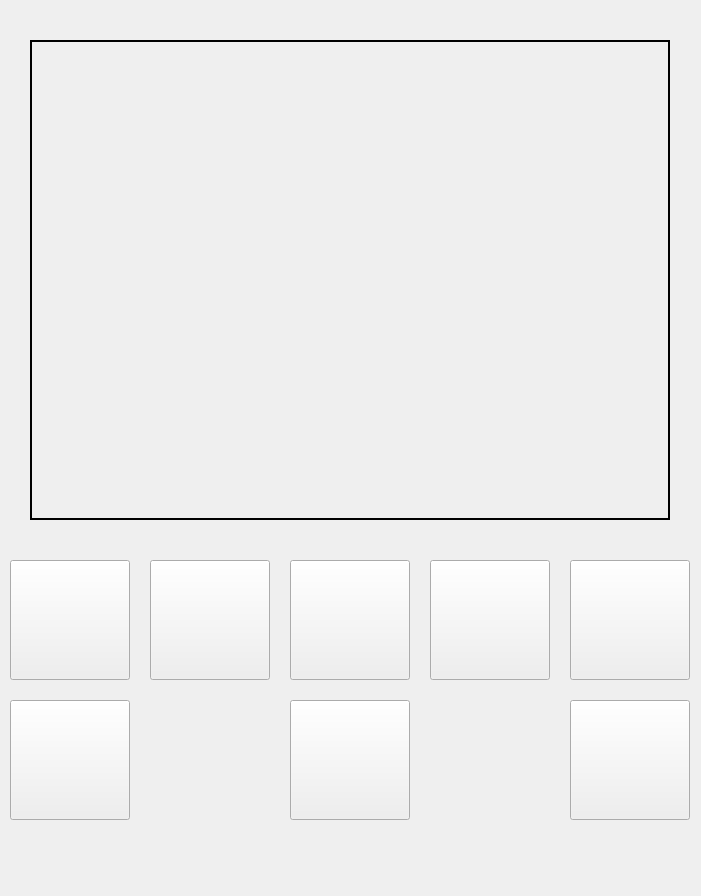
<?xml version="1.0" encoding="UTF-8"?>
<ui version="4.0">
 <class>AppWindow</class>
 <widget class="QMainWindow" name="AppWindow">
  <property name="geometry">
   <rect>
    <x>0</x>
    <y>0</y>
    <width>701</width>
    <height>896</height>
   </rect>
  </property>
  <property name="windowTitle">
   <string>MainWindow</string>
  </property>
  <widget class="QWidget" name="centralwidget">
   <widget class="QPushButton" name="button1">
    <property name="geometry">
     <rect>
      <x>10</x>
      <y>560</y>
      <width>120</width>
      <height>120</height>
     </rect>
    </property>
    <property name="font">
     <font>
      <family>Arial</family>
      <pointsize>11</pointsize>
     </font>
    </property>
    <property name="layoutDirection">
     <enum>Qt::LeftToRight</enum>
    </property>
    <property name="text">
     <string/>
    </property>
    <property name="icon">
     <iconset>
      <normaloff>wc.png</normaloff>wc.png</iconset>
    </property>
    <property name="iconSize">
     <size>
      <width>100</width>
      <height>100</height>
     </size>
    </property>
   </widget>
   <widget class="QPushButton" name="button2">
    <property name="geometry">
     <rect>
      <x>150</x>
      <y>560</y>
      <width>120</width>
      <height>120</height>
     </rect>
    </property>
    <property name="font">
     <font>
      <family>Arial</family>
      <pointsize>11</pointsize>
     </font>
    </property>
    <property name="text">
     <string/>
    </property>
    <property name="icon">
     <iconset>
      <normaloff>food.png</normaloff>food.png</iconset>
    </property>
    <property name="iconSize">
     <size>
      <width>100</width>
      <height>100</height>
     </size>
    </property>
   </widget>
   <widget class="QPushButton" name="button3">
    <property name="geometry">
     <rect>
      <x>290</x>
      <y>560</y>
      <width>120</width>
      <height>120</height>
     </rect>
    </property>
    <property name="font">
     <font>
      <family>Arial</family>
      <pointsize>11</pointsize>
     </font>
    </property>
    <property name="text">
     <string/>
    </property>
    <property name="icon">
     <iconset>
      <normaloff>water.png</normaloff>water.png</iconset>
    </property>
    <property name="iconSize">
     <size>
      <width>100</width>
      <height>100</height>
     </size>
    </property>
   </widget>
   <widget class="QPushButton" name="button4">
    <property name="geometry">
     <rect>
      <x>430</x>
      <y>560</y>
      <width>120</width>
      <height>120</height>
     </rect>
    </property>
    <property name="font">
     <font>
      <family>Arial</family>
      <pointsize>11</pointsize>
     </font>
    </property>
    <property name="text">
     <string/>
    </property>
    <property name="icon">
     <iconset>
      <normaloff>notepad.png</normaloff>notepad.png</iconset>
    </property>
    <property name="iconSize">
     <size>
      <width>100</width>
      <height>100</height>
     </size>
    </property>
   </widget>
   <widget class="QPushButton" name="button5">
    <property name="geometry">
     <rect>
      <x>570</x>
      <y>560</y>
      <width>120</width>
      <height>120</height>
     </rect>
    </property>
    <property name="font">
     <font>
      <family>Arial</family>
      <pointsize>11</pointsize>
     </font>
    </property>
    <property name="text">
     <string/>
    </property>
    <property name="icon">
     <iconset>
      <normaloff>web.png</normaloff>web.png</iconset>
    </property>
    <property name="iconSize">
     <size>
      <width>100</width>
      <height>100</height>
     </size>
    </property>
   </widget>
   <widget class="QPushButton" name="button6">
    <property name="geometry">
     <rect>
      <x>10</x>
      <y>700</y>
      <width>120</width>
      <height>120</height>
     </rect>
    </property>
    <property name="font">
     <font>
      <family>Arial</family>
      <pointsize>11</pointsize>
     </font>
    </property>
    <property name="text">
     <string/>
    </property>
    <property name="icon">
     <iconset>
      <normaloff>bed.png</normaloff>bed.png</iconset>
    </property>
    <property name="iconSize">
     <size>
      <width>100</width>
      <height>100</height>
     </size>
    </property>
   </widget>
   <widget class="QPushButton" name="button8">
    <property name="geometry">
     <rect>
      <x>570</x>
      <y>700</y>
      <width>120</width>
      <height>120</height>
     </rect>
    </property>
    <property name="font">
     <font>
      <family>Arial</family>
      <pointsize>11</pointsize>
     </font>
    </property>
    <property name="text">
     <string/>
    </property>
    <property name="icon">
     <iconset>
      <normaloff>exit.png</normaloff>exit.png</iconset>
    </property>
    <property name="iconSize">
     <size>
      <width>100</width>
      <height>100</height>
     </size>
    </property>
   </widget>
   <widget class="QPushButton" name="button7">
    <property name="geometry">
     <rect>
      <x>290</x>
      <y>700</y>
      <width>120</width>
      <height>120</height>
     </rect>
    </property>
    <property name="font">
     <font>
      <family>Arial</family>
      <pointsize>11</pointsize>
     </font>
    </property>
    <property name="text">
     <string/>
    </property>
    <property name="icon">
     <iconset>
      <normaloff>emergency.png</normaloff>emergency.png</iconset>
    </property>
    <property name="iconSize">
     <size>
      <width>100</width>
      <height>100</height>
     </size>
    </property>
   </widget>
   <widget class="QLabel" name="videoLabel">
    <property name="geometry">
     <rect>
      <x>30</x>
      <y>40</y>
      <width>640</width>
      <height>480</height>
     </rect>
    </property>
    <property name="frameShape">
     <enum>QFrame::Panel</enum>
    </property>
    <property name="lineWidth">
     <number>2</number>
    </property>
    <property name="midLineWidth">
     <number>0</number>
    </property>
    <property name="text">
     <string/>
    </property>
   </widget>
  </widget>
 </widget>
 <resources/>
 <connections/>
</ui>
